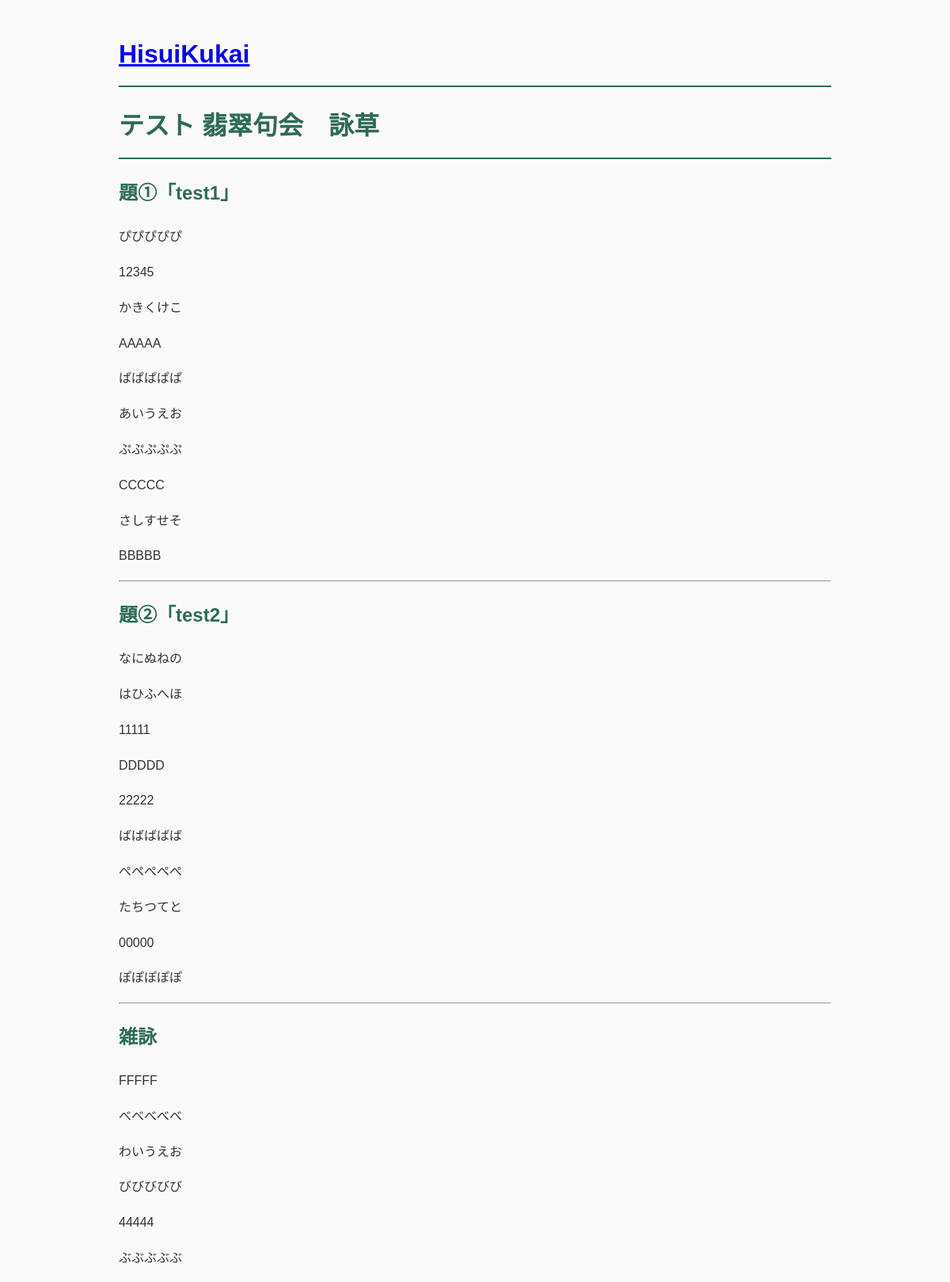
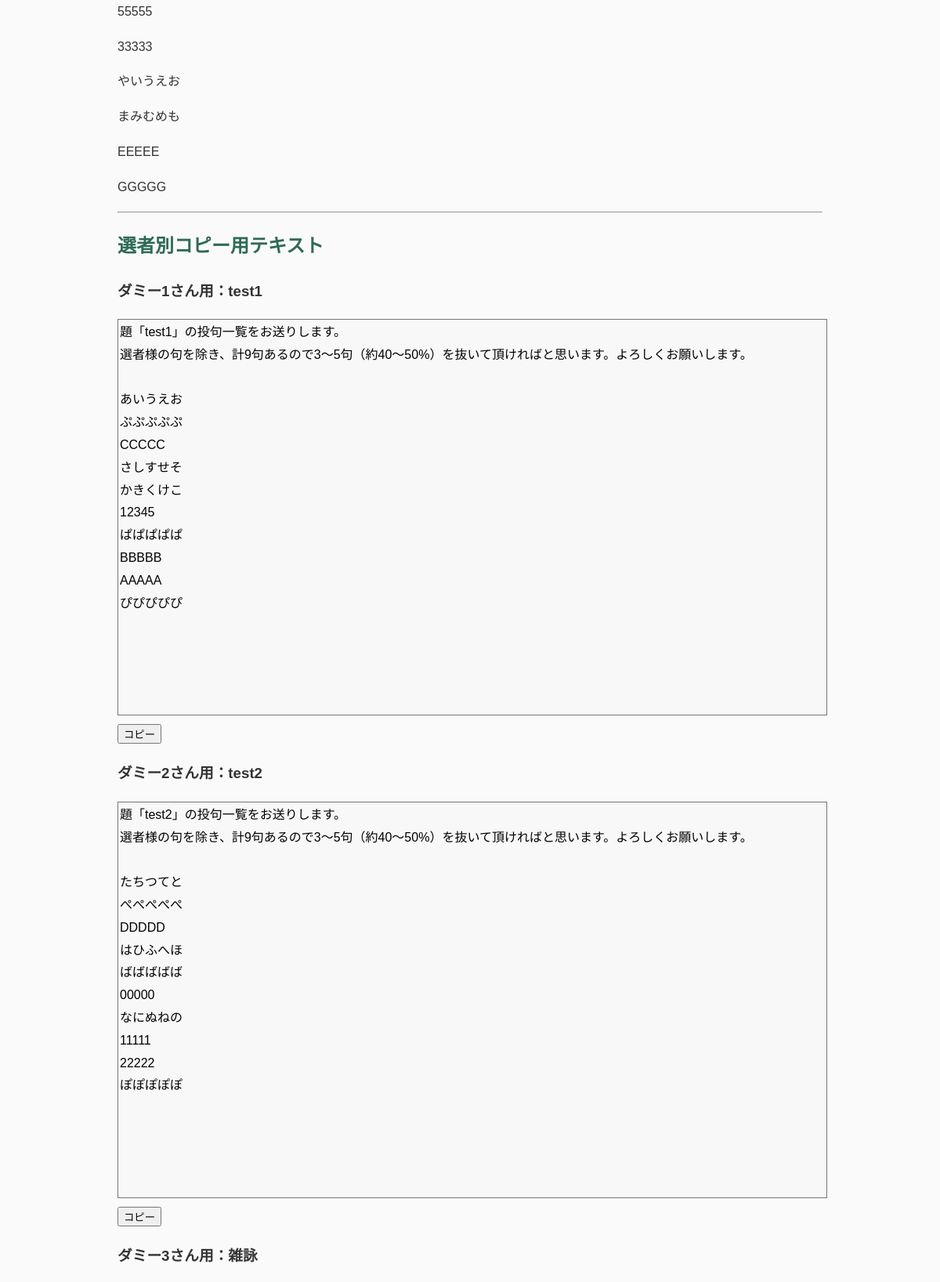
The app's page /contest/2/eiso (upper part) with its own data (2 pictures, top to bottom).
### tables this page shows
CREATE TABLE contests (
    id INTEGER PRIMARY KEY AUTOINCREMENT,

    contest_no TEXT NOT NULL,

    theme1 TEXT NOT NULL,
    judge1 TEXT NOT NULL,

    theme2 TEXT NOT NULL,
    judge2 TEXT NOT NULL,

    free_judge TEXT NOT NULL,

    status TEXT NOT NULL DEFAULT 'created',
    deadline_at TEXT,

    created_at TIMESTAMP DEFAULT CURRENT_TIMESTAMP
);

CREATE TABLE submissions (
    id INTEGER PRIMARY KEY AUTOINCREMENT,

    participant_id INTEGER NOT NULL,

    theme TEXT NOT NULL,

    poem TEXT NOT NULL,

    created_at TIMESTAMP DEFAULT CURRENT_TIMESTAMP,

    FOREIGN KEY(participant_id) REFERENCES participants(id)
);

### app.py (the view)
@app.route("/contest/<int:contest_id>/eiso")
def eiso(contest_id):
    contest = get_contest(contest_id)
    submissions = get_eiso_data(contest_id)
    grouped_eiso = group_and_shuffle_eiso(submissions)
    theme1_text = create_eiso_text(
        contest["theme1"],
        grouped_eiso["theme1"],
    )
    theme2_text = create_eiso_text(
        contest["theme2"],
        grouped_eiso["theme2"],
    )
    free_text = create_eiso_text(
        "雑詠",
        grouped_eiso["free"],
    )
    judge_eiso_texts = get_judge_eiso_texts(
        contest,
        grouped_eiso,
    )
    return render_template(
        "eiso.html",
        contest=contest,
        grouped_eiso=grouped_eiso,
        theme1_text=theme1_text,
        theme2_text=theme2_text,
        free_text=free_text,
        judge_eiso_texts=judge_eiso_texts,
    )

### database.py (called while the page is built)
def get_connection():
    conn = sqlite3.connect(DATABASE)
    conn.row_factory = sqlite3.Row
    return conn

### services/contest_service.py (called while the page is built)
def get_contest(contest_id):
    conn = get_connection()
    contest = conn.execute(
        """
        SELECT *
        FROM contests
        WHERE id = ?
        """,
        (contest_id,),
    ).fetchone()
    conn.close()
    return contest

### services/eiso_service.py (called while the page is built)
def get_eiso_data(contest_id):
    conn = get_connection()
    submissions = conn.execute(
        """
        SELECT
            submissions.theme,
            submissions.poem
        FROM submissions
        JOIN participants
        ON submissions.participant_id = participants.id
        WHERE participants.contest_id = ?
        ORDER BY submissions.theme, submissions.id
        """,
        (contest_id,),
    ).fetchall()
    conn.close()
    return submissions

def unique_poems(poems):
    result = []
    seen = set()
    for poem in poems:
        if poem not in seen:
            result.append(poem)
            seen.add(poem)
    return result

def group_and_shuffle_eiso(submissions):
    grouped = {
        "theme1": [],
        "theme2": [],
        "free": [],
    }
    for submission in submissions:
        grouped[submission["theme"]].append(submission["poem"])
    for theme in grouped:
        grouped[theme] = unique_poems(grouped[theme])
        random.shuffle(grouped[theme])
    return grouped

def create_eiso_text(title, poems, exclude_count=0):
    count = len(poems) - exclude_count
    if count < 0:
        count = 0
    minimum = math.floor(count * 0.4)
    maximum = math.ceil(count * 0.5)
    lines = []
    lines.append(f'題「{title}」の投句一覧をお送りします。')
    lines.append(
        f'選者様の句を除き、計{count}句あるので{minimum}～{maximum}句（約40～50%）を抜いて頂ければと思います。よろしくお願いします。'
    )
    lines.append("")
    lines.extend(poems)
    return "\n".join(lines)

def shuffled_copy(poems):
    copied = poems.copy()
    random.shuffle(copied)
    return copied

### templates/eiso.html (shortened to what this page needs)
{% extends "base.html" %}
{% block content %}
<h1>{{ contest["contest_no"] }} 翡翠句会　詠草</h1>
<h2>題①「{{ contest["theme1"] }}」</h2>
{% for poem in grouped_eiso["theme1"] %}
    <p>{{ poem }}</p>
{% endfor %}
<hr>
<h2>題②「{{ contest["theme2"] }}」</h2>
{% for poem in grouped_eiso["theme2"] %}
    <p>{{ poem }}</p>
{% endfor %}
<hr>
<h2>雑詠</h2>
{% for poem in grouped_eiso["free"] %}
    <p>{{ poem }}</p>
{% endfor %}
<hr>
<h2>選者別コピー用テキスト</h2>
{% for item in judge_eiso_texts %}
<h3>{{ item["judge"] }}さん用：{{ item["theme_title"] }}</h3>
<textarea id="judge-eiso-{{ loop.index }}" rows="15" readonly>{{ item["text"] }}</textarea>
<button type="button" onclick="copyText('judge-eiso-{{ loop.index }}')">
コピー
</button>
{% endfor %}
{% endblock %}

### static/style.css (style rules this page uses)
body { max-width: 900px; margin: 40px auto; padding: 0 30px; font-family: "Noto Sans JP", sans-serif; line-height: 1.8; color: #333; background: #fafafa; }
h1 { color: #2f6b57; border-bottom: 2px solid #2f6b57; padding-bottom: 10px; }
h2 { color: #2f6b57; }
textarea { width: 100%; height: 2.5em; resize: none; font-size: 16px; }
textarea[readonly] { min-height: 500px; background: #f8f8f8; font-family: inherit; line-height: 1.8; }

### records on screen
contests: contest_no "テスト", theme1 "test1", theme2 "test2", judge "ダミー1", theme_title "test1", judge "ダミー2", theme_title "test2", judge "ダミー3", theme_title "雑詠"
submissions: poem "ぴぴぴぴぴ"
submissions: poem "12345"
submissions: poem "かきくけこ"
submissions: poem "AAAAA"
submissions: poem "ぱぱぱぱぱ"
submissions: poem "あいうえお"
submissions: poem "ぷぷぷぷぷ"
submissions: poem "CCCCC"
submissions: poem "さしすせそ"
submissions: poem "BBBBB"
submissions: poem "なにぬねの"
submissions: poem "はひふへほ"
submissions: poem "11111"
submissions: poem "DDDDD"
submissions: poem "22222"
submissions: poem "ばばばばば"
submissions: poem "ぺぺぺぺぺ"
submissions: poem "たちつてと"
submissions: poem "00000"
submissions: poem "ぽぽぽぽぽ"
submissions: poem "FFFFF"
submissions: poem "べべべべべ"
submissions: poem "わいうえお"
submissions: poem "びびびびび"
submissions: poem "44444"
submissions: poem "ぶぶぶぶぶ"
submissions: poem "55555"
submissions: poem "33333"
submissions: poem "やいうえお"
submissions: poem "まみむめも"
submissions: poem "EEEEE"
submissions: poem "GGGGG"
